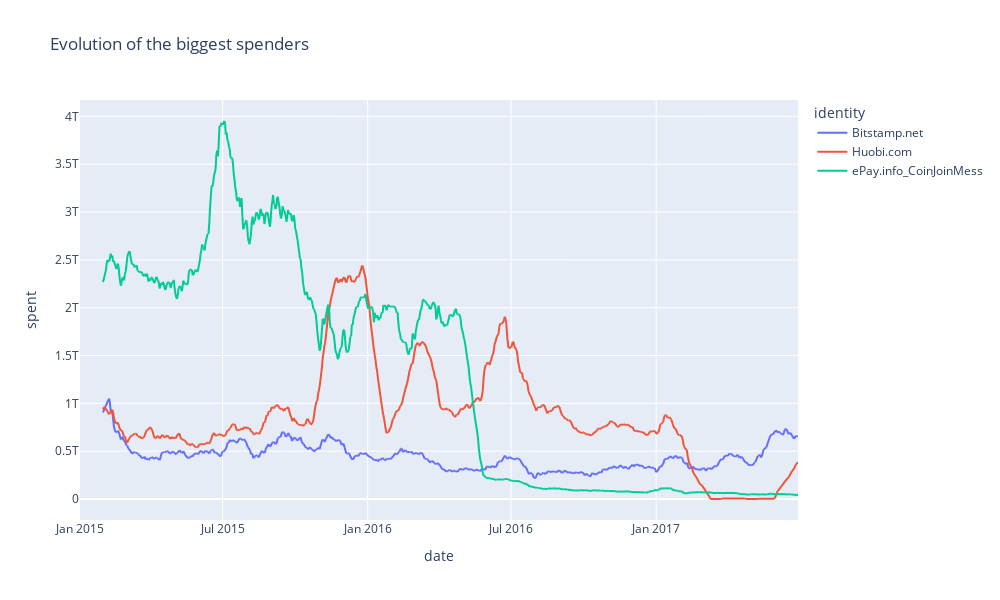

The notebook cell this image was saved under:
### Code cell
# get the names in a list of the 3 best identities in terms of spent column
best_spent = df.groupby('identity')['spent'].sum().sort_values(ascending=False).head(3).index.tolist()

fig = px.line(df[df['identity'].isin(best_spent)].groupby(['date', 'identity'])['spent'].sum().unstack().rolling(30).mean(), title='Evolution of the biggest spenders', labels={'value':'spent'}, height=600, width=1000)
fig.show()

### Figure 1 — Plotly figure (JSON) as saved in the notebook; plotly's stock layout.template omitted (floating-point values rounded to 4 significant figures; data arrays with more than 128 entries replaced by an {"elided": "..."} marker saying what was removed)
{"data": [{"hovertemplate": "identity=Bitstamp.net<br>date=%{x}<br>spent=%{y}<extra></extra>", "legendgroup": "Bitstamp.net", "line": {"color": "#636efa", "dash": "solid"}, "marker": {"symbol": "circle"}, "mode": "lines", "name": "Bitstamp.net", "showlegend": true, "type": "scattergl", "x": {"elided": "912 str values"}, "xaxis": "x", "y": {"elided": "912 float values"}, "yaxis": "y"}, {"hovertemplate": "identity=Huobi.com<br>date=%{x}<br>spent=%{y}<extra></extra>", "legendgroup": "Huobi.com", "line": {"color": "#EF553B", "dash": "solid"}, "marker": {"symbol": "circle"}, "mode": "lines", "name": "Huobi.com", "showlegend": true, "type": "scattergl", "x": {"elided": "912 str values"}, "xaxis": "x", "y": {"elided": "912 float values"}, "yaxis": "y"}, {"hovertemplate": "identity=ePay.info_CoinJoinMess<br>date=%{x}<br>spent=%{y}<extra></extra>", "legendgroup": "ePay.info_CoinJoinMess", "line": {"color": "#00cc96", "dash": "solid"}, "marker": {"symbol": "circle"}, "mode": "lines", "name": "ePay.info_CoinJoinMess", "showlegend": true, "type": "scattergl", "x": {"elided": "912 str values"}, "xaxis": "x", "y": {"elided": "912 float values"}, "yaxis": "y"}], "layout": {"height": 600, "legend": {"title": {"text": "identity"}, "tracegroupgap": 0}, "title": {"text": "Evolution of the biggest spenders"}, "width": 1000, "xaxis": {"anchor": "y", "domain": [0, 1], "title": {"text": "date"}}, "yaxis": {"anchor": "x", "domain": [0, 1], "title": {"text": "spent"}}}}
